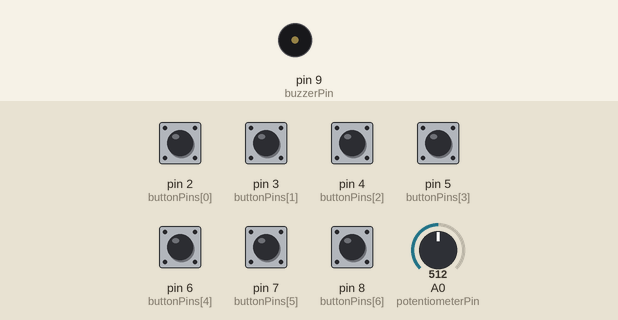
This sketch was run on a simulated Arduino Uno, built with avr-gcc and run on an emulated ATmega328P. Parts: buzzer (waves = sounding). The inputs (shaded band) are chosen by the test bench; at power-on: pin 2 (buttonPins[0]), pin 3 (buttonPins[1]), pin 4 (buttonPins[2]), pin 5 (buttonPins[3]), pin 6 (buttonPins[4]), pin 7 (buttonPins[5]), pin 8 (buttonPins[6]) LOW, A0 (potentiometerPin) = 512.

Above: at 1.2 s.
1.3 s: pin 2 (buttonPins[0]) pulled HIGH for 1 s
At 1.82 s:
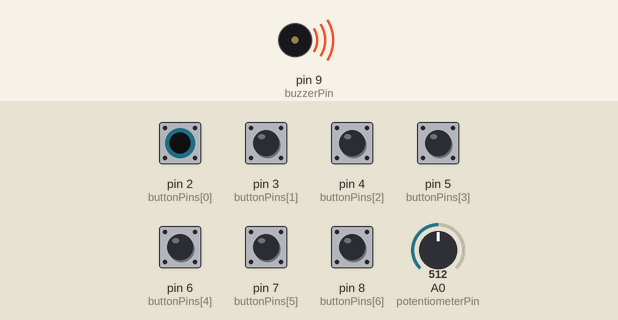
Timing chart, 0 to 4.3 s (numbered marks = the images above; inputs shaded):
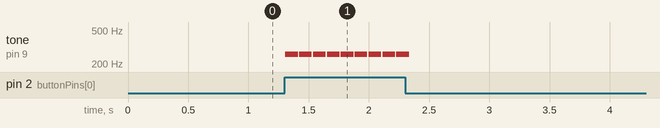

Measured:
- after the input at 1.3 s, tone on pin 9 (buzzerPin): alternates 261 Hz for 0.11 s and silent for 0.01 s, 18 changes in all, then stays silent, starting at once

The sketch:

Piano.ino
```cpp
// Pin definitions for each button
const int buttonPins[7] = {2, 3, 4, 5, 6, 7, 8}; // Buttons for notes C, D, E, F, G, A, B
const int buzzerPin = 9;                         // Pin for the buzzer
const int potentiometerPin = A0;                 // Pin for the potentiometer

// Frequencies for notes C, D, E, F, G, A, B
const int noteFrequencies[7] = {261, 294, 329, 349, 392, 440, 493};

void setup() {
  // Set each button pin as input
  for (int i = 0; i < 7; i++) {
    pinMode(buttonPins[i], INPUT);
  }
  pinMode(buzzerPin, OUTPUT);  // Set the buzzer pin as output
  Serial.begin(9600);          // Start serial monitor for debugging
}

void loop() {
  int potValue = analogRead(potentiometerPin);    // Read the potentiometer value (0-1023)

  // Map potentiometer value to a "volume" level (duration)
  int volumeLevel = map(potValue, 0, 1023, 10, 200); // Larger value = longer tone duration

  bool notePlayed = false;      // Track if a note is being played

  // Check each button to see if it's pressed
  for (int i = 0; i < 7; i++) {
    if (digitalRead(buttonPins[i]) == HIGH) {
      int frequency = noteFrequencies[i];      // Get the note's frequency

      // Play the note with duration based on potentiometer setting
      tone(buzzerPin, frequency);
      delay(volumeLevel);
      noTone(buzzerPin);

      notePlayed = true;                       // Indicate that a note is played
      break;                                   // Play only one note at a time
    }
  }

  // Stop the tone if no button is pressed
  if (!notePlayed) {
    noTone(buzzerPin);
  }

  delay(10);                                   // Small delay for stability
}
```
